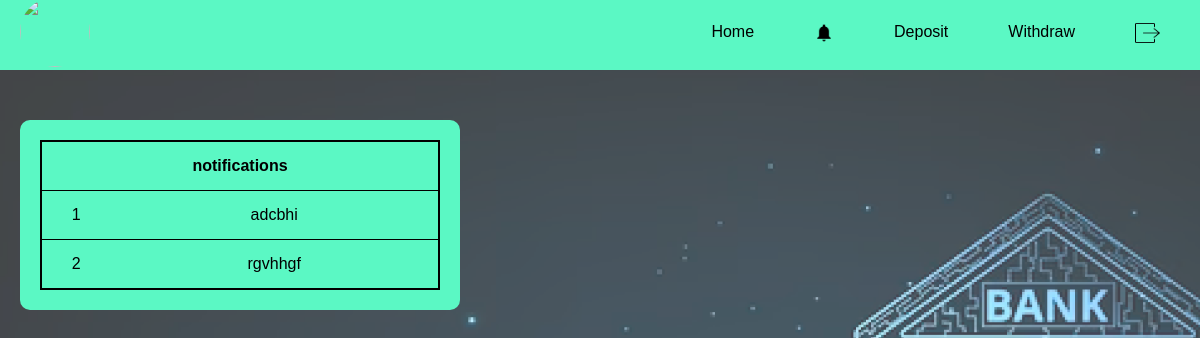
Before: /usernotification with the older database file.
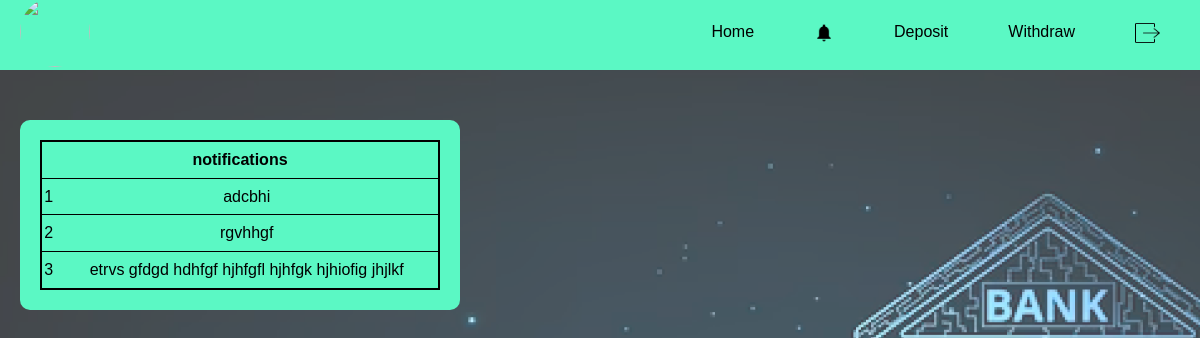
After: the same page with the newer database file.
### app/models.py (models this page shows)
class Notification(models.Model):
    notification=models.CharField(max_length=100)

### app/views.py (the view)
# urls.py: path('usernotification',views.userviewnotification,name='usernotification'),
def userviewnotification(request):
    data=Notification.objects.all()
    return render(request,'userviewnotification.html',{'data':data})

### templates/userviewnotification.html (shortened to what this page needs)
{% extends 'userhome.html' %}
{% block content %}
{% load static %}
</head>
<body>
    <div class="main">
        <table>
            <tr>
                <th colspan="3">notifications</th>
            </tr>
            {% for i in data %}
            <tr>
                <td>{{forloop.counter}}</td>
                <td>{{i.notification}}</td>
            </tr>
           {% endfor %}
        </table>
    </div>
{% endblock %}

Changed rows visible on the page:
added Notification: notification "etrvs gfdgd hdhfgf hjhfgfl hjhfgk hjhiofig jhjlkf"
